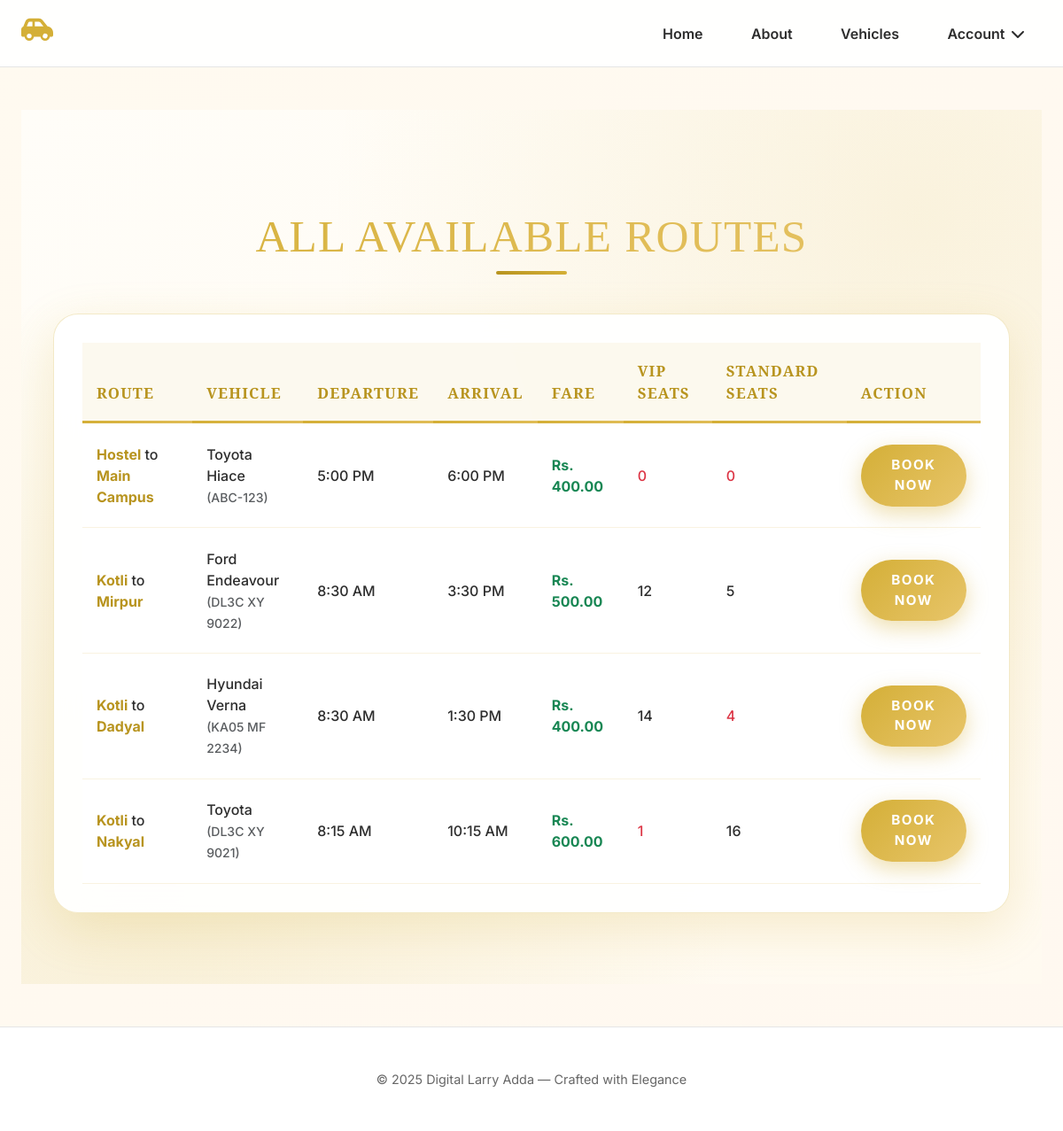
The app's page /routes/ with its own data.
### main/models.py (models this page shows, shortened)
class Route(models.Model):
    vehicle = models.ForeignKey(Vehicle, on_delete=models.CASCADE)
    manager = models.ForeignKey(CustomUser, on_delete=models.CASCADE, related_name='managed_routes')
    start_location = models.CharField(max_length=100)
    end_location = models.CharField(max_length=100)
    departure_time = models.DateTimeField()
    arrival_time = models.DateTimeField()
    fare = models.DecimalField(max_digits=10, decimal_places=2)
    vip_seats = models.PositiveIntegerField(default=0)
    std_seats = models.PositiveIntegerField(default=0)
    image = models.ImageField(upload_to='route_images/', null=True, blank=True)

class Vehicle(models.Model):
    STATUS_CHOICES = [
        ('Active', 'Active'),
        ('Broken', 'Broken'),
    ]
    name = models.CharField(max_length=100)
    number_plate = models.CharField(max_length=20, unique=True)
    driver = models.ForeignKey(
        CustomUser, related_name="driver_vehicles",
        on_delete=models.SET_NULL, null=True
    )
    manager = models.ForeignKey(
        CustomUser, related_name="manager_vehicles",
        on_delete=models.SET_NULL, null=True
    )
    status = models.CharField(max_length=10, choices=STATUS_CHOICES, default='Active')

### main/views.py (the view)
# urls.py: path('routes/', views.all_routes_with_vehicles, name='route_list'),
def all_routes_with_vehicles(request):
    routes = Route.objects.select_related('vehicle').all()
    return render(request, 'routes/route_list.html', {'routes': routes})

### main/templates/routes/route_list.html (shortened to what this page needs)
{% extends 'base.html' %}
{% load static %}
{% block content %}
<section class="routes-table-section">
  <div class="container">
    <div class="page-header">
      <h2>All Available Routes</h2>
    </div>
    <div class="table-container">
      <table class="table">
        <thead>
          <tr>
            <th>Route</th>
            <th>Vehicle</th>
            <th>Departure</th>
            <th>Arrival</th>
            <th>Fare</th>
            <th>VIP Seats</th>
            <th>Standard Seats</th>
            <th>Action</th>
          </tr>
        </thead>
        <tbody>
          {% for route in routes %}
          <tr>
            <td data-label="Route">
              <strong>{{ route.start_location }}</strong> to <strong>{{ route.end_location }}</strong>
            </td>
            <td data-label="Vehicle">
              {{ route.vehicle.name }}<br>
              <small class="text-muted">({{ route.vehicle.number_plate }})</small>
            </td>
            <td data-label="Departure">
              {{ route.departure_time|time:"g:i A" }}
            </td>
            <td data-label="Arrival">
              {{ route.arrival_time|time:"g:i A" }}
            </td>
            <td data-label="Fare">
              <strong class="text-success">Rs. {{ route.fare }}</strong>
            </td>
            <td data-label="VIP" class="seat-count {% if route.vip_seats < 3 %}low{% endif %}">
              {{ route.vip_seats }}
            </td>
            <td data-label="Standard" class="seat-count {% if route.std_seats < 5 %}low{% endif %}">
              {{ route.std_seats }}
            </td>
            <td data-label="Action">
              <a href="{% url 'book_route' route.id %}" class="btn btn-golden">
                Book Now
              </a>
            </td>
          </tr>
          {% endfor %}
        </tbody>
      </table>
    </div>
  </div>
</section>
{% endblock %}

### main/templates/base.html (style rules this page uses)
:root { --gold: #d4af37; --gold-light: #e8c56a; --cream: #fffaf0; --charcoal: #2d2d2d; --border: #e5e5e5; --shadow: 0 8px 32px rgba(212, 175, 55, 0.1); --shadow-hover: 0 16px 48px rgba(212, 175, 55, 0.2); }
body { font-family: "Inter", sans-serif; background: linear-gradient(135deg, var(--cream) 0%, #fff8f0 100%); color: var(--charcoal); margin: 0; }

### main/templates/routes/route_list.html (style rules this page uses)
:root { --gold: #D4AF37; --gold-light: #E8C56A; --gold-dark: #B8941F; --cream: #FFFAF0; --charcoal: #2D2D2D; --shadow-soft: 0 18px 55px rgba(212, 175, 55, 0.2); --shadow-hover: 0 35px 100px rgba(212, 175, 55, 0.38); }
.routes-table-section { min-height: 100vh; padding: 7rem 1.5rem 5rem; background: linear-gradient(135deg, #fffdf8 0%, var(--cream) 100%); position: relative; overflow: hidden; }
.routes-table-section::before { content: ''; position: absolute; top: 0; left: 0; right: 0; bottom: 0; background: radial-gradient(circle at 12% 88%, rgba(212,175,55,0.17) 0%, transparent 50%), radial-gradient(circle at 88% 12%, rgba(212,175,55,0.12) 0%, transparent 50%); z-index: 0; animation: breathe 15s ease-in-out infinite; }
.page-header { text-align: center; margin-bottom: 3.5rem; position: relative; z-index: 2; }
.page-header h2 { font-family: 'Playfair Display', serif; font-size: clamp(2.4rem, 6vw, 3.2rem); background: linear-gradient(135deg, var(--gold), var(--gold-light)); -webkit-background-clip: text; -webkit-text-fill-color: transparent; animation: fadeInDown 1s ease-out; margin: 0; letter-spacing: 1.2px; text-transform: uppercase; }
.page-header h2::after { content: ''; position: absolute; bottom: -12px; left: 50%; transform: translateX(-50%); width: 80px; height: 4px; background: linear-gradient(90deg, var(--gold-dark), var(--gold)); border-radius: 2px; animation: lineGrow 1.2s ease-out 0.8s both; }
.table-container { background: rgba(255, 255, 255, 0.94); backdrop-filter: blur(18px); border-radius: 28px; padding: 2.5rem; box-shadow: var(--shadow-soft); border: 1.8px solid rgba(212,175,55,0.28); position: relative; z-index: 2; overflow: hidden; }
.table { margin: 0; border-collapse: separate; border-spacing: 0; width: 100%; }
.table thead th { font-family: 'Playfair Display', serif; font-size: 1.05rem; font-weight: 700; color: var(--gold-dark); text-transform: uppercase; letter-spacing: 1.2px; padding: 1.2rem 1rem; border-bottom: 3px solid var(--gold); background: rgba(212,175,55,0.08); position: relative; }
.table thead th::after { content: ''; position: absolute; bottom: -3px; left: 0; width: 100%; height: 3px; background: linear-gradient(90deg, var(--gold), var(--gold-light)); opacity: 0.6; }
.table tbody tr { transition: all 0.5s cubic-bezier(0.25, 0.8, 0.25, 1); background: rgba(255,255,255,0.7); border-bottom: 1px solid rgba(212,175,55,0.15); }
.table td { padding: 1.4rem 1rem; font-size: 1rem; color: var(--charcoal); vertical-align: middle; font-weight: 500; }
.table td strong { color: var(--gold-dark); }
.seat-count { font-weight: 700; color: #28a745; }
.seat-count.low { color: #dc3545; }
.btn-golden { background: linear-gradient(135deg, var(--gold) 0%, var(--gold-light) 100%); color: white; border: none; padding: 0.75rem 1.8rem; font-size: 0.95rem; font-weight: 700; border-radius: 50px; text-transform: uppercase; letter-spacing: 1.5px; box-shadow: 0 8px 25px rgba(212,175,55,0.4); transition: all 0.5s ease; position: relative; overflow: hidden; z-index: 1; }
.btn-golden::before { content: ''; position: absolute; top: 50%; left: 50%; width: 0; height: 0; background: rgba(255,255,255,0.3); border-radius: 50%; transform: translate(-50%, -50%); transition: width 0.6s, height 0.6s; z-index: -1; }
@media (max-width: 1200px) { .table-container { padding: 2rem; } }

### records on screen
Route: start_location "Hostel", end_location "Main Campus", vehicle.name "Toyota Hiace", vehicle.number_plate "ABC-123", departure_time "5:00 PM", arrival_time "6:00 PM", fare "400.00", vip_seats "0", std_seats "0"
Route: start_location "Kotli", end_location "Mirpur", vehicle.name "Ford Endeavour", vehicle.number_plate "DL3C XY 9022", departure_time "8:30 AM", arrival_time "3:30 PM", fare "500.00", vip_seats "12", std_seats "5"
Route: start_location "Kotli", end_location "Dadyal", vehicle.name "Hyundai Verna", vehicle.number_plate "KA05 MF 2234", departure_time "8:30 AM", arrival_time "1:30 PM", fare "400.00", vip_seats "14", std_seats "4"
Route: start_location "Kotli", end_location "Nakyal", vehicle.name "Toyota", vehicle.number_plate "DL3C XY 9021", departure_time "8:15 AM", arrival_time "10:15 AM", fare "600.00", vip_seats "1", std_seats "16"
